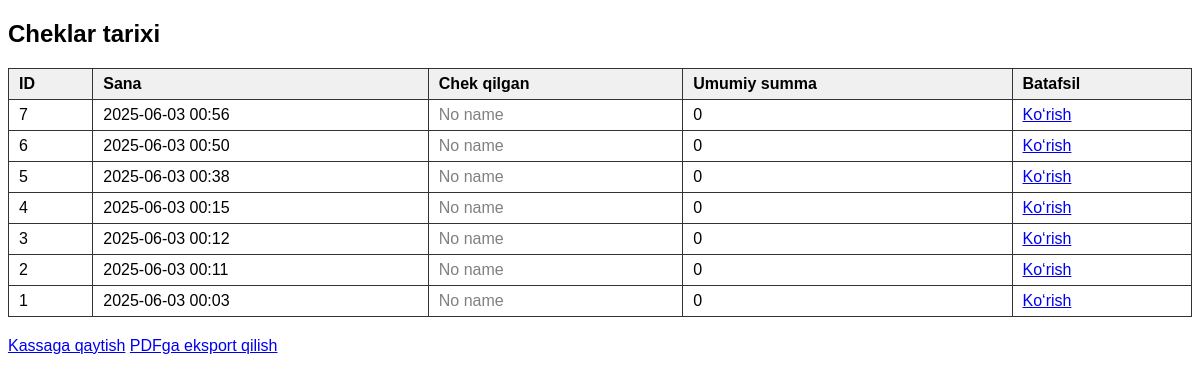
Before: /cheklar/ (signed in) with the older database file.
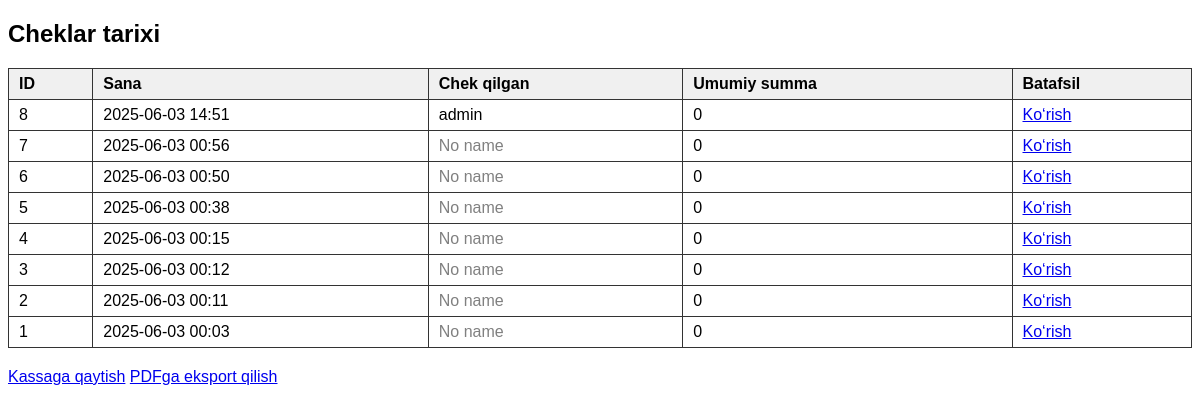
After: the same page with the newer database file.
### market/models.py (models this page shows, shortened)
class Sale(models.Model):
    created_at = models.DateTimeField(auto_now_add=True)
    created_by = models.ForeignKey(User, on_delete=models.SET_NULL, null=True, blank=True)

### market/views.py (the view)
# urls.py: path('cheklar/', views.sales_list, name='sales_list'),
@user_passes_test(is_kassir_or_admin)
def sales_list(request):
    sales = Sale.objects.order_by('-created_at')
    return render(request, 'market/sales_list.html', {'sales': sales})

### market/views.py (called while the page is built)
def is_kassir_or_admin(user):
    return user.is_superuser or user.groups.filter(name='Kassir').exists()

### market/templates/market/sales_list.html (shortened to what this page needs)
<!DOCTYPE html>
<html>
<head>
</head>
<body>
<h2>Cheklar tarixi</h2>
<table>
    <tr>
        <th>ID</th>
        <th>Sana</th>
        <th>Chek qilgan</th>
        <th>Umumiy summa</th>
        <th>Batafsil</th>
    </tr>
    {% for sale in sales %}
    <tr>
        <td>{{ sale.id }}</td>
        <td>{{ sale.created_at|date:"Y-m-d H:i" }}</td>
        <td>
            {% if sale.created_by %}
                {{ sale.created_by.username }}
            {% else %}
                <span style="color:gray;">No name</span>
            {% endif %}
        </td>
        <td>
            {% with total=0 %}
            {{ total }}
            {% endwith %}
        </td>
        <td>
            <a href="{% url 'sale_detail' sale.id %}">Ko‘rish</a>
        </td>
    </tr>
    {% empty %}
    <tr>
        <td colspan="5">Cheklar yo‘q.</td>
    </tr>
    {% endfor %}
</table>
<a href="{% url 'kassa' %}">Kassaga qaytish</a>
<a href="{% url 'export_sales_pdf' %}" class="btn btn-primary" target="_blank">PDFga eksport qilish</a>
</body>
</html>

Changed rows visible on the page:
added Sale: id "8", created_at "2025-06-03 14:51", created_by.username "admin", total "0"
